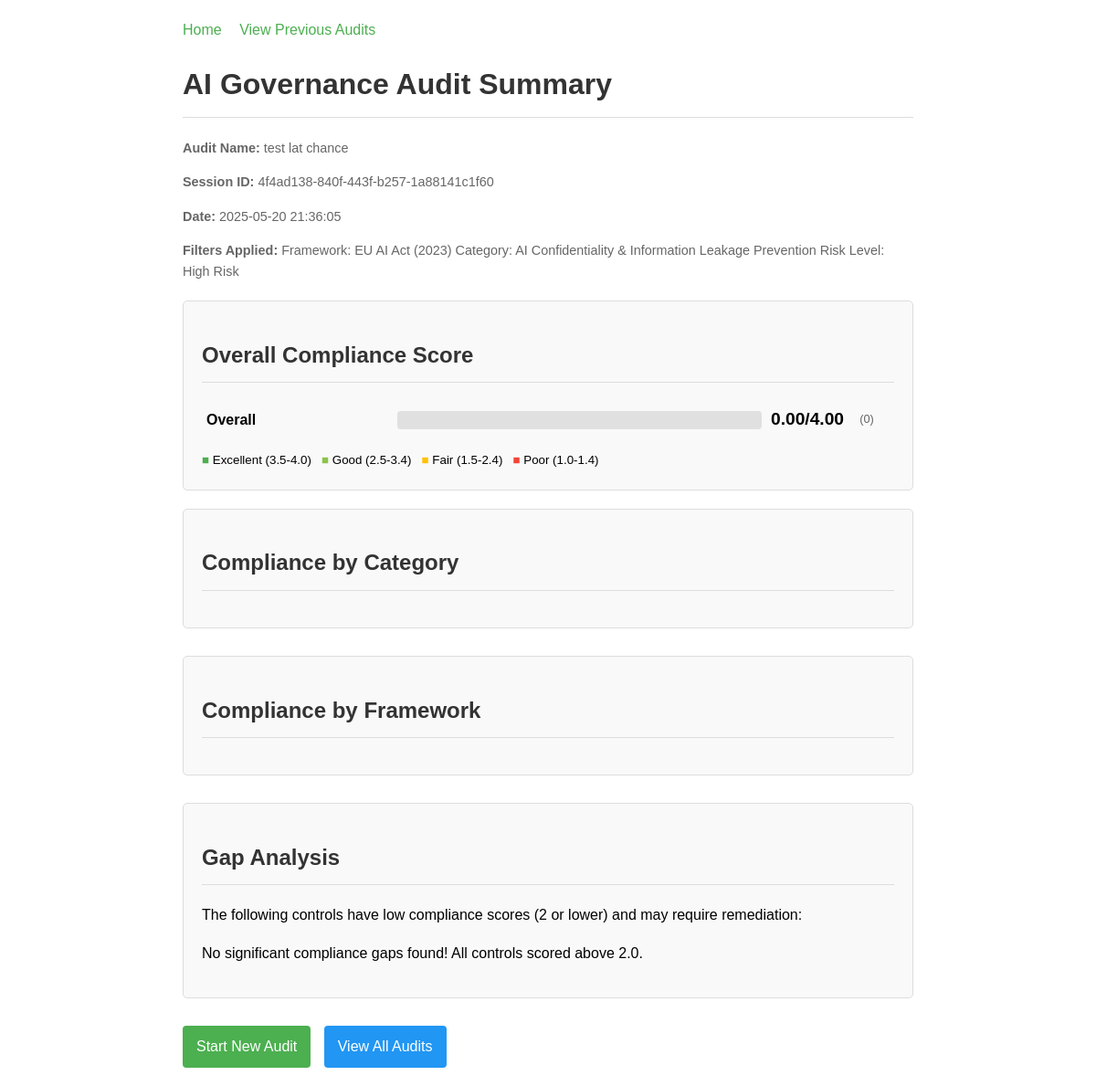
Screenshot of /audit/4f4ad138-840f-443f-b257-1a88141c1f60/summary with the database file from the repository.
### tables this page shows
CREATE TABLE "audit_sessions" (
                session_id TEXT PRIMARY KEY,
                session_name TEXT,
                framework_filter TEXT,
                category_filter TEXT,
                risk_level_filter TEXT,
                sector_filter TEXT,
                region_filter TEXT,
                session_date DATETIME DEFAULT CURRENT_TIMESTAMP
            , framework_pattern TEXT, created_date TEXT DEFAULT "");

### app.py (the view, shortened to what this page needs)
@app.route('/audit/<session_id>/summary')
def summary(session_id):
    conn = get_db_connection()
    cursor = conn.cursor()
    cursor.execute('SELECT * FROM audit_sessions WHERE session_id = ?', (session_id,))
    audit_session = cursor.fetchone()
    if not audit_session:
        conn.close()
        flash('Audit session not found')
        return redirect(url_for('index'))
    query = "SELECT * FROM controls WHERE 1=1"
    params = []
    if audit_session['framework_filter']:
        query += " AND framework LIKE ?"
        params.append(f"%{audit_session['framework_filter']}%")
    if audit_session['category_filter'] and audit_session['category_filter'] != "":
        query += " AND category = ?"
        params.append(audit_session['category_filter'])
    if audit_session['risk_level_filter'] and audit_session['risk_level_filter'] != "":
        query += " AND risk_level = ?"
        params.append(audit_session['risk_level_filter'])
    query += " ORDER BY id"
    cursor.execute(query, params)
    all_controls = cursor.fetchall()
    cursor.execute('''
        SELECT ar.*, c.control_name, c.category, c.risk_level, c.framework
        FROM audit_responses ar
        JOIN controls c ON ar.control_id = c.id
        WHERE ar.session_id = ?
    ''', (session_id,))
    responses = cursor.fetchall()
    total_controls = len(all_controls)
    answered_controls = len(responses)
    compliant_controls = sum(1 for r in responses if r['response'].lower() == 'yes')
    partially_compliant_controls = sum(1 for r in responses if r['response'].lower() == 'partial')
    non_compliant_controls = sum(1 for r in responses if r['response'].lower() == 'no')
    sector = audit_session['sector_filter'] if 'sector_filter' in audit_session else ""
    region = audit_session['region_filter'] if 'region_filter' in audit_session else ""
    categories = {}
    category_data = {
        'labels': list(categories.keys()),
        'compliant': [categories[c]['compliant'] for c in categories],
        'partial': [categories[c]['partial'] for c in categories],
        'non_compliant': [categories[c]['non_compliant'] for c in categories]
    }
    conn.close()
    avg_score = 0
    if answered_controls > 0:
        total_score = 0
        for r in responses:
            if r['response'] in ['4', '3', '2', '1']:
                total_score += int(r['response'])
        avg_score = total_score / answered_controls if answered_controls > 0 else 0
    return render_template(
        'summary.html',
        session_id=session_id,
        audit_session=audit_session,
        responses=responses,
        stats={
            'total': total_controls,
            'answered': answered_controls,
            'compliant': compliant_controls,
            'partially_compliant': partially_compliant_controls,
            'non_compliant': non_compliant_controls,
            'completion_percentage': int((answered_controls / total_controls * 100) if total_controls > 0 else 0),
            'compliance_percentage': int((compliant_controls / answered_controls * 100) if answered_controls > 0 else 0)
        },
        overall={
            'avg_score': avg_score,
            'count': answered_controls
        },
        category_data=json.dumps(category_data),
        sector=sector,
        region=region
    )

### app.py (called while the page is built)
def get_db_connection():
    conn = sqlite3.connect('audit_controls.db')
    conn.row_factory = sqlite3.Row
    return conn

### templates/summary.html (shortened to what this page needs)
<!DOCTYPE html>
<html>
<head>
</head>
<body>
  <div class="nav-links">
    <a href="/">Home</a>
    <a href="/audits">View Previous Audits</a>
  </div>
  <h1>AI Governance Audit Summary</h1>
  <div class="meta-info">
    <p><strong>Audit Name:</strong> {{ audit_session.session_name }}</p>
    <p><strong>Session ID:</strong> {{ session_id }}</p>
    <p><strong>Date:</strong> {{ audit_session.session_date }}</p>
    {% if audit_session.framework_filter or audit_session.category_filter or audit_session.risk_level_filter %}
    <p><strong>Filters Applied:</strong>
      {% if audit_session.framework_filter %}Framework: {{ audit_session.framework_filter }}{% endif %}
      {% if audit_session.category_filter %}Category: {{ audit_session.category_filter }}{% endif %}
      {% if audit_session.risk_level_filter %}Risk Level: {{ audit_session.risk_level_filter }}{% endif %}
    </p>
    {% endif %}
  </div>
  <div class="card">
    <h2>Overall Compliance Score</h2>
    <div class="score-container">
      <div class="score-label">Overall</div>
      <div class="score-bar-container">
      </div>
      <div class="score-value">{{ "%.2f"|format(overall.avg_score) }}/4.00</div>
      <div class="score-count">({{ overall.count }})</div>
    </div>
    <div class="score-key">
      <small>
        <span style="color: #4CAF50;">■</span> Excellent (3.5-4.0) &nbsp;
        <span style="color: #8BC34A;">■</span> Good (2.5-3.4) &nbsp;
        <span style="color: #FFC107;">■</span> Fair (1.5-2.4) &nbsp;
        <span style="color: #F44336;">■</span> Poor (1.0-1.4)
      </small>
    </div>
  </div>
  <div class="card score-section">
    <h2>Compliance by Category</h2>
  </div>
  <div class="card score-section">
    <h2>Compliance by Framework</h2>
  </div>
  <div class="card">
    <h2>Gap Analysis</h2>
    <p>The following controls have low compliance scores (2 or lower) and may require remediation:</p>
    {% if gaps %}
    <table>
      <thead>
        <tr>
          <th>Control</th>
          <th>Category</th>
          <th>Score</th>
          <th>Notes</th>
        </tr>
      </thead>
      <tbody>
        {% for gap in gaps %}
        <tr>
          <td>{{ gap.control_name }}</td>
          <td>{{ gap.category }}</td>
          <td>{{ gap.response_score }}/4</td>
          <td>{{ gap.reference_text }}</td>
        </tr>
        {% endfor %}
      </tbody>
    </table>
    {% else %}
    <p>No significant compliance gaps found! All controls scored above 2.0.</p>
    {% endif %}
  </div>
  <div>
    <a href="/" class="button">Start New Audit</a>
    <a href="/audits" class="button button-secondary">View All Audits</a>
  </div>
</body>
</html>

### templates/summary.html (style rules this page uses)
body { font-family: Arial, sans-serif; max-width: 800px; margin: 0 auto; padding: 20px; line-height: 1.6; }
h1, h2, h3 { color: #333; border-bottom: 1px solid #ddd; padding-bottom: 10px; }
.card { border: 1px solid #ddd; border-radius: 5px; padding: 20px; margin-bottom: 20px; background-color: #f9f9f9; }
.meta-info { margin-bottom: 20px; font-size: 0.9em; color: #666; }
.score-section { margin-bottom: 30px; }
.score-container { display: flex; align-items: center; margin-bottom: 10px; padding: 5px; border-radius: 4px; }
.score-label { flex: 1; font-weight: bold; }
.score-value { width: 80px; text-align: center; font-size: 1.2em; font-weight: bold; }
.score-count { width: 50px; text-align: center; color: #666; font-size: 0.8em; }
.score-bar-container { flex: 2; height: 20px; background-color: #e0e0e0; border-radius: 4px; margin: 0 10px; }
.nav-links { margin-bottom: 20px; }
.nav-links a { margin-right: 15px; color: #4CAF50; text-decoration: none; }
.button { display: inline-block; background-color: #4CAF50; color: white; padding: 10px 15px; border: none; border-radius: 4px; cursor: pointer; text-decoration: none; font-size: 16px; margin-right: 10px; margin-top: 10px; }
.button-secondary { background-color: #2196F3; }

### rows the page displays
audit_sessions: session_name "test lat chance", session_id "4f4ad138-840f-443f-b257-1a88141c1f60", session_date "2025-05-20 21:36:05", framework_filter "EU AI Act (2023)", category_filter "AI Confidentiality & Information Leakage Prevention", risk_level_filter "High Risk"

### other values shown
{{ "%.2f"|format(overall.avg_score) }} "0.00"
{{ overall.count }} "0"
